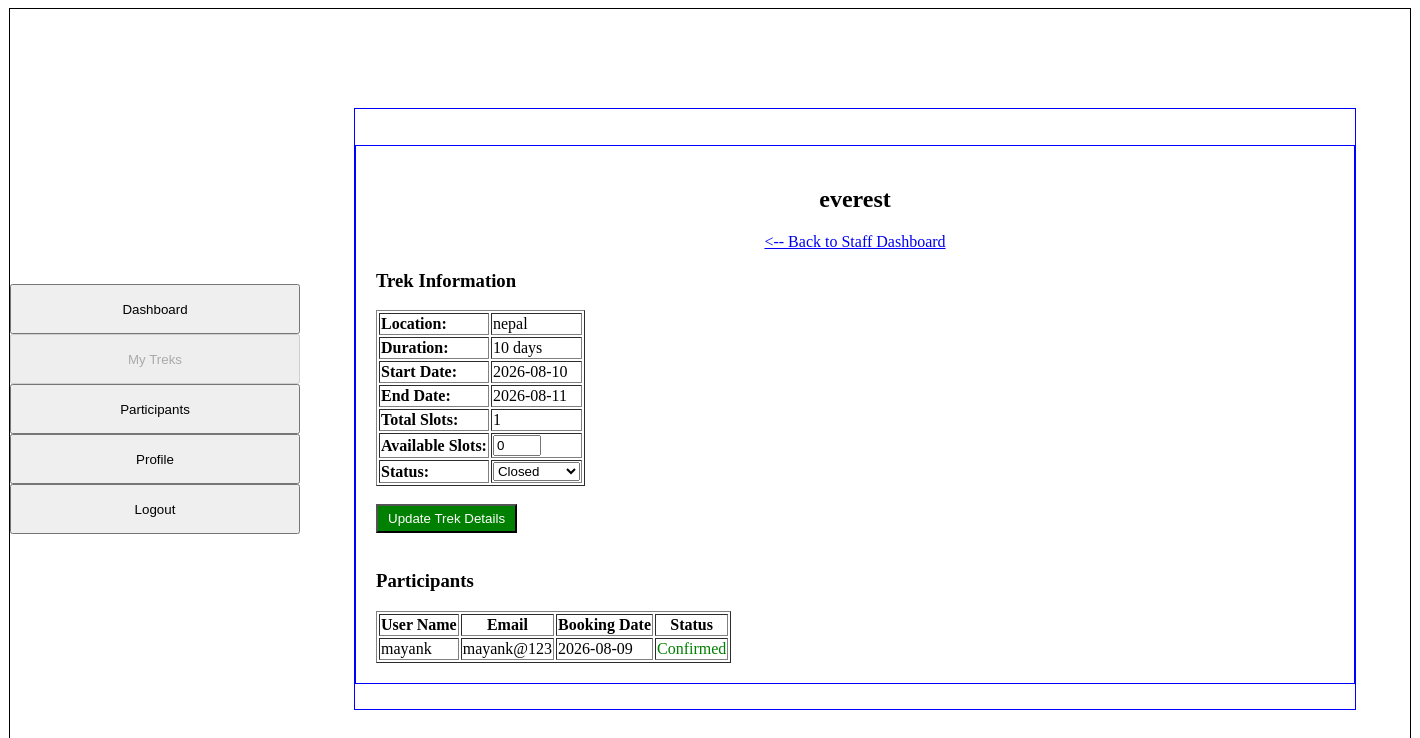
/staff_trek_manage (signed in), run on the app's committed database.
### models.py (models this page shows)
class Trek(db.Model):
    __tablename__ = "treks"
    trek_id = db.Column(db.Integer, primary_key=True)
    trek_name = db.Column(db.String(200), nullable=False)
    location = db.Column(db.String(100), nullable=False)
    difficulty = db.Column(db.String(50), nullable=False)
    duration = db.Column(db.String(50), nullable=False)
    start_date = db.Column(db.Date, nullable=False)
    end_date = db.Column(db.Date, nullable=False)
    total_slots = db.Column(db.Integer, nullable=False)
    available_slots = db.Column(db.Integer, nullable=False)
    status = db.Column(db.String(20), nullable=False)
    description = db.Column(db.String(500), nullable=False)
    assigned_staff_id = db.Column(db.Integer, db.ForeignKey("users.user_id"), nullable=True)
    bookings = db.relationship("Booking", cascade="all,delete", backref="trek")

class Booking(db.Model):
    __tablename__ = "bookings"
    booking_id = db.Column(db.Integer, primary_key=True)
    user_id = db.Column(db.Integer, db.ForeignKey("users.user_id"), nullable=False)
    trek_id = db.Column(db.Integer, db.ForeignKey("treks.trek_id"), nullable=False)
    booking_date = db.Column(db.Date, nullable=False)
    status = db.Column(db.String(20), nullable=False)

class User(db.Model):
    __tablename__ = "users"
    user_id = db.Column(db.Integer, primary_key=True)
    full_name = db.Column(db.String(100), nullable=False)
    email = db.Column(db.String(120), unique=True, nullable=False)
    password = db.Column(db.String(200), nullable=False)
    phone = db.Column(db.String(15), nullable=False)
    role = db.Column(db.String(50), nullable=False)
    status = db.Column(db.String(20), nullable=False)
    bookings = db.relationship("Booking", cascade="all,delete", backref="user")

### app.py (the view, shortened to what this page needs)
@app.route('/staff_trek_manage', methods=['GET', 'POST'])
def staff_trek_manage():
    if session.get('role') != "1":
        return redirect(url_for('login'))
    current_staff_id = session.get('user_id')
    my_treks = db.session.query(Trek).filter(Trek.assigned_staff_id == current_staff_id).all()
    trek_ids = [t.trek_id for t in my_treks]
    if trek_ids:
        participants = db.session.query(Booking, User)\
            .join(User, Booking.user_id == User.user_id)\
            .filter(Booking.trek_id.in_(trek_ids)).all()
    else:
        participants = []
    return render_template("staff_trek_manage.html", treks=my_treks, participants=participants)

### templates/staff_trek_manage.html (shortened to what this page needs)
{% extends "base.html" %}
{% block sidebar %}
<a href="/staff_dashboard"><input type="button" value="Dashboard" style="width: 290px; height: 50px; margin: 0 auto;"></a><br>
<a href="/staff_trek_manage"><input type="button" value="My Treks" style="width: 290px; height: 50px; margin: 0 auto;"disabled></a><br>
<a href="/participants"><input type="button" value="Participants" style="width: 290px; height: 50px; margin: 0 auto;" ></a><br>
<a href="/profile_staff"><input type="button" value="Profile" style="width: 290px; height: 50px; margin: 0 auto;"></a><br>
<a href="/logout"><input type="button" value="Logout" style="width: 290px; height: 50px; margin: 0 auto;"></a>
{% endblock %}
{% block content %}
<div class="usr-dash">
    {% for trek in treks %}
    <div style="border: 1px solid blue; padding: 20px; margin-bottom: 30px;">
        <h2 style="text-align: center;">{{ trek.trek_name }}</h2>
        <div style="text-align: center;">
            <a href="/staff_dashboard"><-- Back to Staff Dashboard</a>
        </div>
        <h3>Trek Information</h3>
        <form action="/staff_trek_manage" method="POST">
    <table border="1px solid black" >
                <tr><td><b>Location:</b></td><td>{{ trek.location }}</td></tr>
                <tr><td><b>Duration:</b></td><td>{{ trek.duration }} days</td></tr>
                <tr><td><b>Start Date:</b></td><td>{{ trek.start_date }}</td></tr>
                <tr><td><b>End Date:</b></td><td>{{ trek.end_date }}</td></tr>
                <tr><td><b>Total Slots:</b></td><td>{{ trek.total_slots }}</td></tr>
                <tr>
                    <td><b>Available Slots:</b></td>
                    <td>
                        <input type="number" name="available_slots" value="{{ trek.available_slots }}" min="0" max="{{ trek.total_slots }}">
                    </td>
                </tr>
                <tr>
                    <td><b>Status:</b></td>
                    <td>
                        <select name="status">
                            <option value="Closed" {% if trek.status == 'Closed' %}selected{% endif %}>Closed</option>
                        </select>
                    </td>
                </tr>
            </table>
            <br>
            <input type="submit" value="Update Trek Details" style="background-color: green; color: white; padding: 5px 10px; cursor: pointer;">
        </form>
        <br>
        <h3>Participants</h3>
    <table border="1px solid black" >
            <tr>
                <th>User Name</th>
                <th>Email</th>
                <th>Booking Date</th>
                <th>Status</th>
            </tr>
            {% for b, u in participants %}
                {% if b.trek_id == trek.trek_id %}
                <tr>
                    <td>{{ u.full_name }}</td>
                    <td>{{ u.email }}</td>
                    <td>{{ b.booking_date }}</td>
                    <td style="color: green;">{{ b.status }}</td>
                </tr>
                {% endif %}
            {% endfor %}
        </table>
    </div>
    {% endfor %}
</div>
{% endblock %}

### data on the page
Trek: trek_name "everest", location "nepal", duration "10", start_date "2026-08-10", end_date "2026-08-11", total_slots "1", available_slots "0", status "Closed"
Booking: full_name "mayank", email "mayank@123", booking_date "2026-08-09", status "Confirmed"
